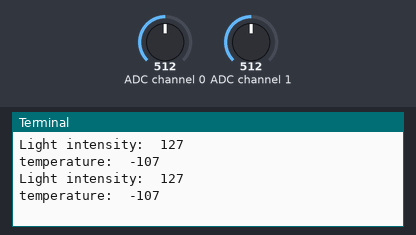
The program below on a simulated Raspberry Pi (BCM pin numbers). Parts: the last lines printed to the terminal. The test bench sets the inputs (shaded band); at power-on: ADC channel 0 = 512, ADC channel 1 = 512 (analog values on the 0–1023 scale).

Above: at 1.2 s.
1.3 s: ADC channel 0 set to 716
At 2.6 s:
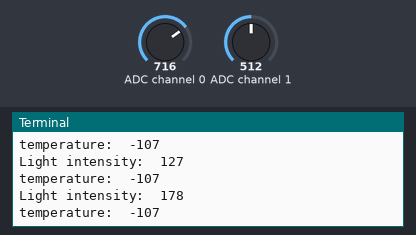
2.8 s: ADC channel 1 set to 716
At 3.8 s:
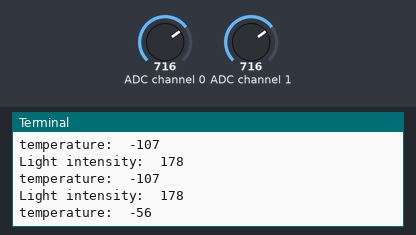
4.3 s: ADC channel 0 set to 900
At 5.6 s:
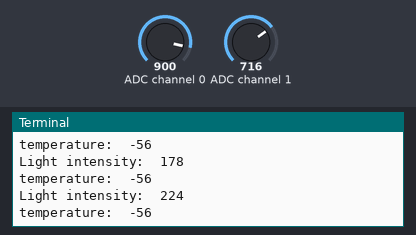
5.8 s: ADC channel 1 set to 900
At 6.7 s:
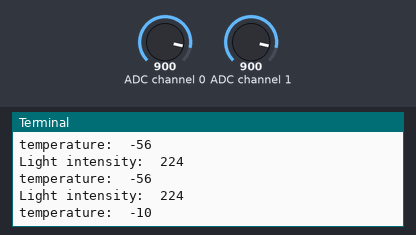
Timing chart, 0 to 8.3 s (numbered marks = the images above; inputs shaded):
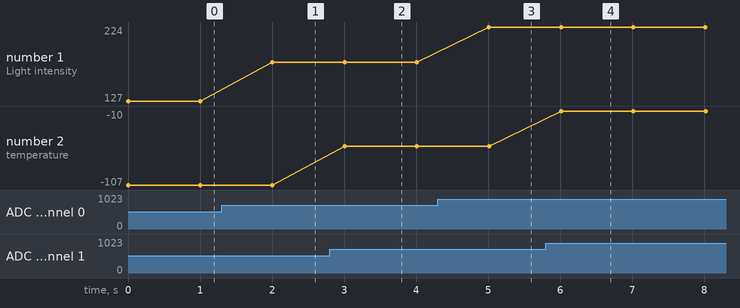

Measured:
- after the input at 1.3 s, the terminal: prints a new line after 0.70 s (image 1)
- after the input at 2.8 s, the terminal: prints a new line after 0.21 s (image 2)
- after the input at 4.3 s, the terminal: prints a new line after 0.71 s (image 3)
- after the input at 5.8 s, the terminal: prints a new line after 0.21 s (image 4)
- plotted number 1: 127 → 178 after the input at 1.3 s, 178 → 224 after the input at 4.3 s
- plotted number 2: -107 → -56 after the input at 2.8 s, -56 → -10 after the input at 5.8 s

The program:

PCF8591.py
```python
import smbus
import time


bus = smbus.SMBus(1)
channels = [0x40, 0x41, 0x42, 0x43]


def setup(Addr):
    global address
    address = Addr


def read(chn):
    bus.write_byte(address, channels[chn])
    bus.read_byte(address)
    return bus.read_byte(address)


def write(val):
    bus.write_byte_data(address, 0x40, int(val))


if __name__ == '__main__':
    setup(0x48)
    while True:
        print('Light intensity: ', read(0))
        print('temperature: ', read(1) - 234)
        time.sleep(1)
```
